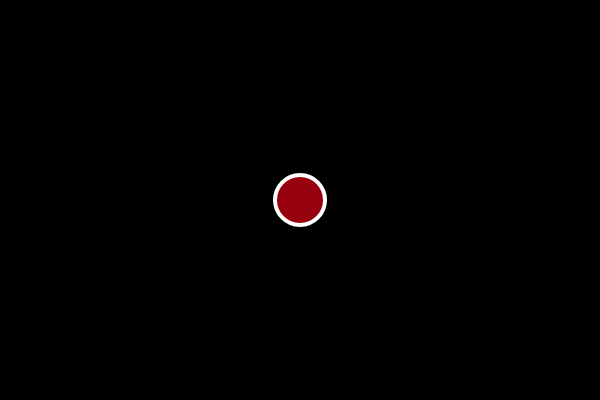
Frame 1 (no input)
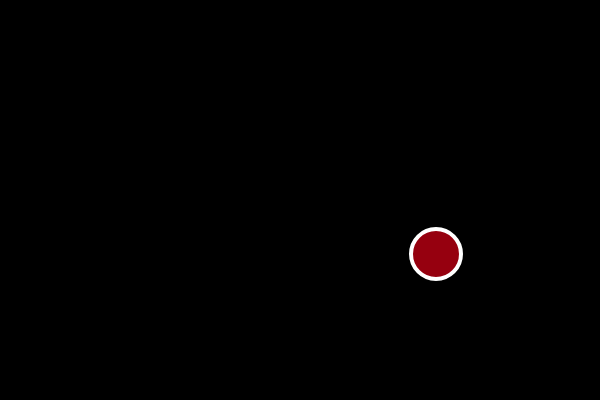
Frame 60 (no input)
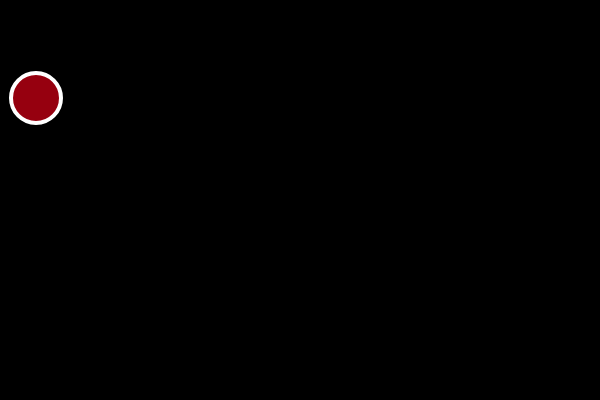
Frame 120 (the mouse pressed at the canvas centre since frame 60)

The p5.js sketch that drew these frames (run headless with seeded random() and noise() and a simulated clock; from frame 60 on, the mouse is pressed at the canvas centre):

// p5.js sketch
// ── sketch.js
var x = 300;
var y = 200;
var speedx = 8;
var speedy = 6;


function setup(){
    createCanvas(600,400);
}

function draw(){
    background(0);
    
    display();
    move();
    bounce();
    
}

function display(){
    
    //display ball
    stroke(255);
    strokeWeight(4);
    fill(150,0,15);
    ellipse(x, y, 50, 50);
}

function move(){
        
    //make ball move
    y = y + speedy;
    x = x + speedx;
    
}
 
 function bounce(){
         //ball changes direction when it hits wall
    if(x>600 || x<0){
        speedx = -speedx;
    }
     if(y>400 || y<0){
        speedy = -speedy;
    }
    
     
 }
